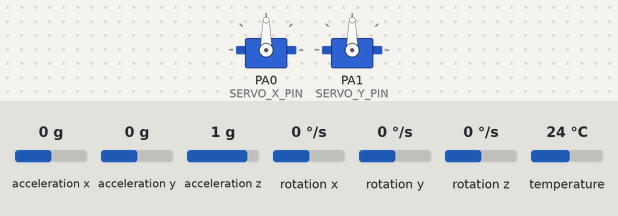
The sketch below on a simulated STM32 Blue Pill. Parts: 2 × servo. Inputs (shaded band) come from the test bench; at power-on: rotation x 0 °/s, rotation y 0 °/s, acceleration x 0 g, acceleration y 0 g, acceleration z 1 g, rotation z 0 °/s, temperature 24 °C. What the sketch prints to the serial monitor is not drawn.

Above: at 2.2 s.
2.3 s: rotation x set to -100 °/s
At 4.5 s:
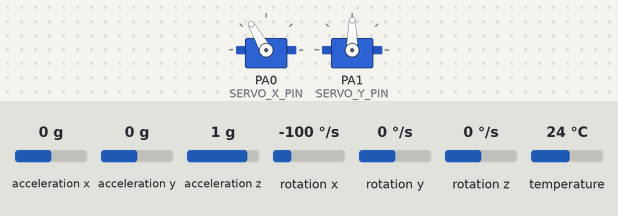
5.3 s: rotation y set to 100 °/s
At 6.6 s:
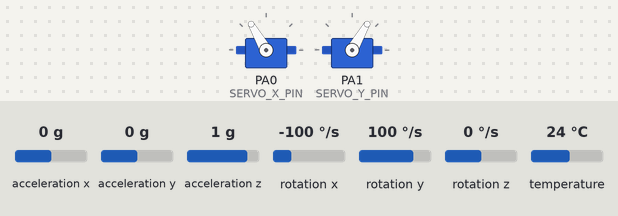
7.6 s: rotation x set to 0 °/s
At 9.8 s:
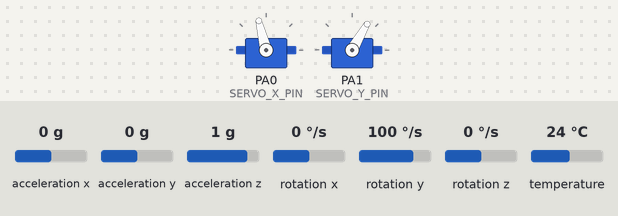
10.6 s: rotation y set to -100 °/s
At 11.7 s:
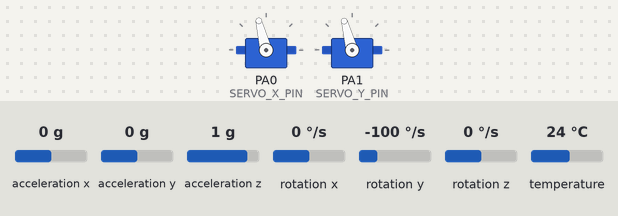
13.6 s: rotation x set to 124 °/s
At 14.37 s:
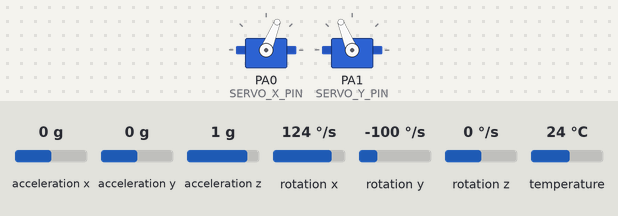
16.6 s: acceleration x set to -0.1 g
Timing chart, 0 to 26.4 s (numbered marks = the images above; inputs shaded):
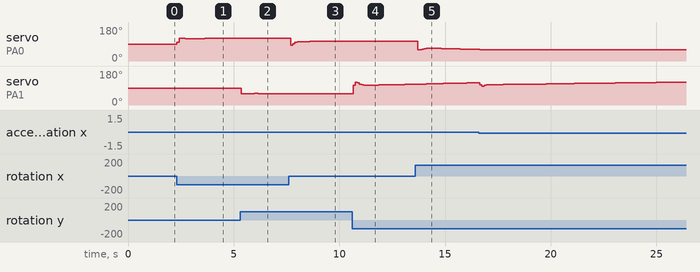

The sketch:

ControlsysPIDCompFilter.ino
```cpp
/*
 =================================================================
 Project:      Project NEAL - STM32 TVC Controller v1
 Author:       [LianMollick]
 Date:         August 10, 2025
 Description:  This is the core control loop for the TVC system.
               It reads orientation from the MPU6050, uses a PID
               controller to calculate corrections, and commands
               two servos within a limited range to stabilize.
               **UPDATE: Now includes a Complementary Filter for smooth sensor data.**

 WIRING:
  --- MPU6050 ---
  - VCC -> 3.3V on Blue Pill
  - GND -> GND on Blue Pill
  - SDA -> PB7 on Blue Pill
  - SCL -> PB6 on Blue Pill

  --- Servos (CRITICAL: USE EXTERNAL 5V POWER) ---
  - Servo X Signal -> PA0 on Blue Pill
  - Servo Y Signal -> PA1 on Blue Pill
  - Servo Power (+) -> Positive terminal of a separate 5V battery pack
  - Servo Ground (-) -> Negative terminal of battery pack AND a GND pin on the Blue Pill
 =================================================================
*/

// --- Include necessary libraries ---
#include <Wire.h>
#include <Adafruit_MPU6050.h>
#include <Adafruit_Sensor.h>
#include <Servo.h>
#include <PID_v1.h>

// --- Create objects for our hardware ---
Adafruit_MPU6050 mpu;
Servo servoX;
Servo servoY;

// --- Servo Configuration (USER DEFINED) ---
const int SERVO_X_PIN = PA0;
const int SERVO_Y_PIN = PA1;
const int SERVO_CENTER = 90; // Your defined center point
const int SERVO_MIN = 60;    // Your defined minimum angle
const int SERVO_MAX = 120;   // Your defined maximum angle
const int PID_OUTPUT_LIMIT = SERVO_CENTER - SERVO_MIN; // Max travel from center = 30 degrees

// --- PID Controller Setup ---
// These are the "tuning knobs" for your TVC. They will need adjustment.
double Kp = 2.0, Ki = 0.2, Kd = 0.5;

// Variables to link the PID controller to our rocket's state
double setpointX = 0, setpointY = 0; // The goal is to stay at 0 degrees (vertical)
double angleX, angleY;               // The **filtered** angle from the sensor
double correctionX, correctionY;     // The correction value calculated by the PID

// Create two PID controller objects, one for each axis
PID pidX(&angleX, &correctionX, &setpointX, Kp, Ki, Kd, DIRECT);
PID pidY(&angleY, &correctionY, &setpointY, Kp, Ki, Kd, DIRECT);


// --- NEW: Complementary Filter Variables ---
float pitch_acc, roll_acc; // Angles calculated from accelerometer
unsigned long timer;       // Timer for calculating loop time
float time_step;           // Time duration of each loop in seconds

void setup() {
  Serial.begin(115200);
  Serial.println("TVC Controller Initializing...");

  // Initialize MPU6050
  if (!mpu.begin()) {
    Serial.println("FATAL: Failed to find MPU6050 chip!");
    while (1) delay(10);
  }
  Serial.println("MPU6050 OK!");

  // NEW: Set up the gyroscope range
  mpu.setGyroRange(MPU6050_RANGE_500_DEG);

  // Attach servos to their pins
  servoX.attach(SERVO_X_PIN);
  servoY.attach(SERVO_Y_PIN);

  // Center the servos on startup
  servoX.write(SERVO_CENTER);
  servoY.write(SERVO_CENTER);
  delay(1000); // Wait for servos to center

  // Initialize the PID controllers
  pidX.SetMode(AUTOMATIC);
  pidY.SetMode(AUTOMATIC);

  // Set the PID output limits to match the servo's max travel from center
  pidX.SetOutputLimits(-PID_OUTPUT_LIMIT, PID_OUTPUT_LIMIT);
  pidY.SetOutputLimits(-PID_OUTPUT_LIMIT, PID_OUTPUT_LIMIT);

  // Initialize the timer for the filter
  timer = micros();

  Serial.println("Initialization complete. TVC active.");
}

void loop() {
  sensors_event_t a, g, temp;
  mpu.getEvent(&a, &g, &temp);

  // --- NEW: Complementary Filter Implementation ---

  // Calculate the time step for this loop iteration
  time_step = (float)(micros() - timer) / 1000000.0; // Convert microseconds to seconds
  timer = micros(); // Reset timer for the next loop

  // Calculate raw angles from the accelerometer (stable but noisy)
  roll_acc = atan2(a.acceleration.y, a.acceleration.z) * 180.0 / PI;
  pitch_acc = atan2(-a.acceleration.x, sqrt(a.acceleration.y * a.acceleration.y + a.acceleration.z * a.acceleration.z)) * 180.0 / PI;

  // Integrate the gyroscope data (fast but drifts over time)
  // g.gyro.x is in radians/s, so we convert to degrees/s
  angleX = angleX + (g.gyro.x * 180.0 / PI) * time_step;
  angleY = angleY + (g.gyro.y * 180.0 / PI) * time_step;

  // Combine the two readings. 98% from the fast gyro, 2% from the stable accelerometer.
  // This corrects the gyro's drift over time.
  angleX = 0.98 * angleX + 0.02 * roll_acc;
  angleY = 0.98 * angleY + 0.02 * pitch_acc;

  // --- Compute the PID correction (using the new smooth angles) ---
  pidX.Compute();
  pidY.Compute();

  // --- Calculate the final servo position ---
  int servoX_pos = SERVO_CENTER + correctionX;
  int servoY_pos = SERVO_CENTER + correctionY;

  // --- IMPORTANT: Constrain the final values to your mount's physical limits ---
  servoX_pos = constrain(servoX_pos, SERVO_MIN, SERVO_MAX);
  servoY_pos = constrain(servoY_pos, SERVO_MIN, SERVO_MAX);

  // --- Command the Servos ---
  servoX.write(servoX_pos);
  servoY.write(servoY_pos);

  // --- Print data for debugging ---
  Serial.print("AngleX: "); Serial.print(angleX, 1);
  Serial.print(" | CorrectionX: "); Serial.print(correctionX, 1);
  Serial.print(" | AngleY: "); Serial.print(angleY, 1);
  Serial.print(" | CorrectionY: "); Serial.println(correctionY, 1);

  // The delay is no longer needed as the loop timing is handled by the filter
  // delay(20);
}
```

Measured:
- after the input at 2.3 s, servo on PA0 (SERVO_X_PIN): 90° → 100° at once, → 120° 0.10 s later, → 119° 0.30 s later, → 118° 0.10 s later, … (6 changes in this stretch)
- after the input at 5.3 s, servo on PA1 (SERVO_Y_PIN): 90° → 60° after 0.06 s, → 61° 0.61 s later, → 60° 0.20 s later
- after the input at 7.6 s, servo on PA0 (SERVO_X_PIN): 120° → 83° after 0.09 s, → 92° 0.10 s later, → 98° 0.10 s later, → 101° 0.10 s later, … (7 changes in this stretch)
- after the input at 10.6 s, servo on PA1 (SERVO_Y_PIN): 60° → 104° after 0.05 s, → 120° 0.10 s later, → 118° 0.10 s later, → 110° 0.10 s later, … (11 changes in this stretch)
- after the input at 13.6 s, servo on PA0 (SERVO_X_PIN): 104° → 60° after 0.10 s, → 63° 0.20 s later, → 66° 0.10 s later, → 67° 0.10 s later, … (12 changes in this stretch)
